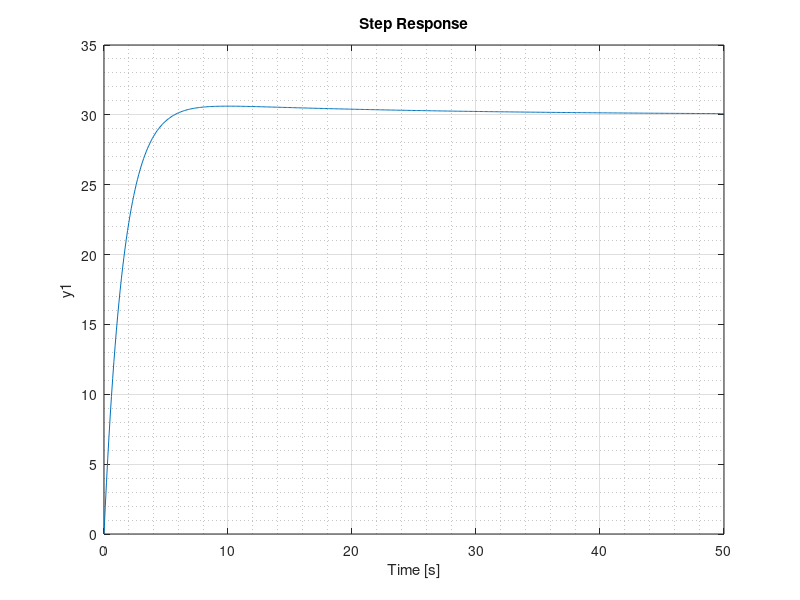
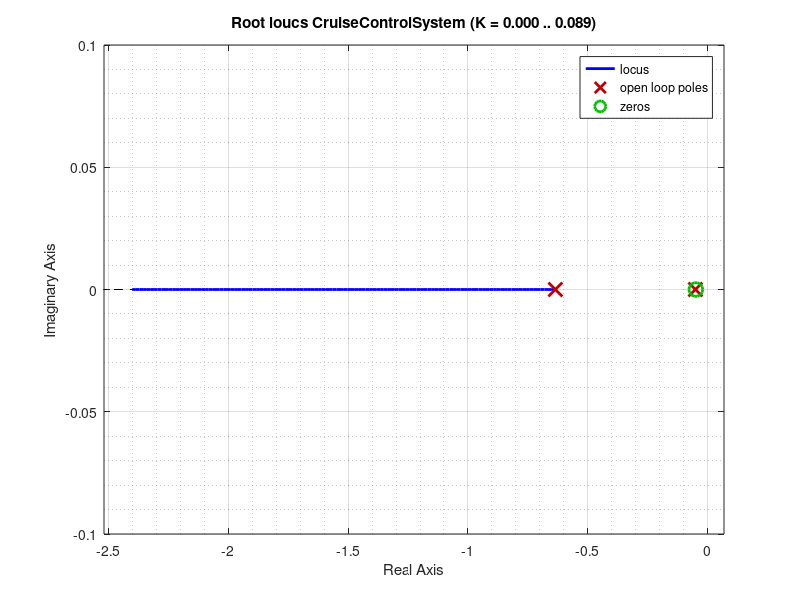

Reproduce these figures in MATLAB, in order.
m = 1200;
b = 35;
r = 30;

Kp = 789;
Ki = 39;
Kd = 0;

t = 0:0.1:50;

s = tf('s');
C = pid(Kp,Ki,Kd);
P_cruise = 1/(m*s + b);
T = feedback(C*P_cruise,1);
CruiseControlSystem  = r*T;

figure('Name','Cruise Control','NumberTitle','off');
step(CruiseControlSystem ,t)
axis([0 50 0 r+5])
grid on; grid minor;

figure('Name','Cruise Control','NumberTitle','off');
rlocus(CruiseControlSystem)
grid on; grid minor;

CruiseControlSystem
